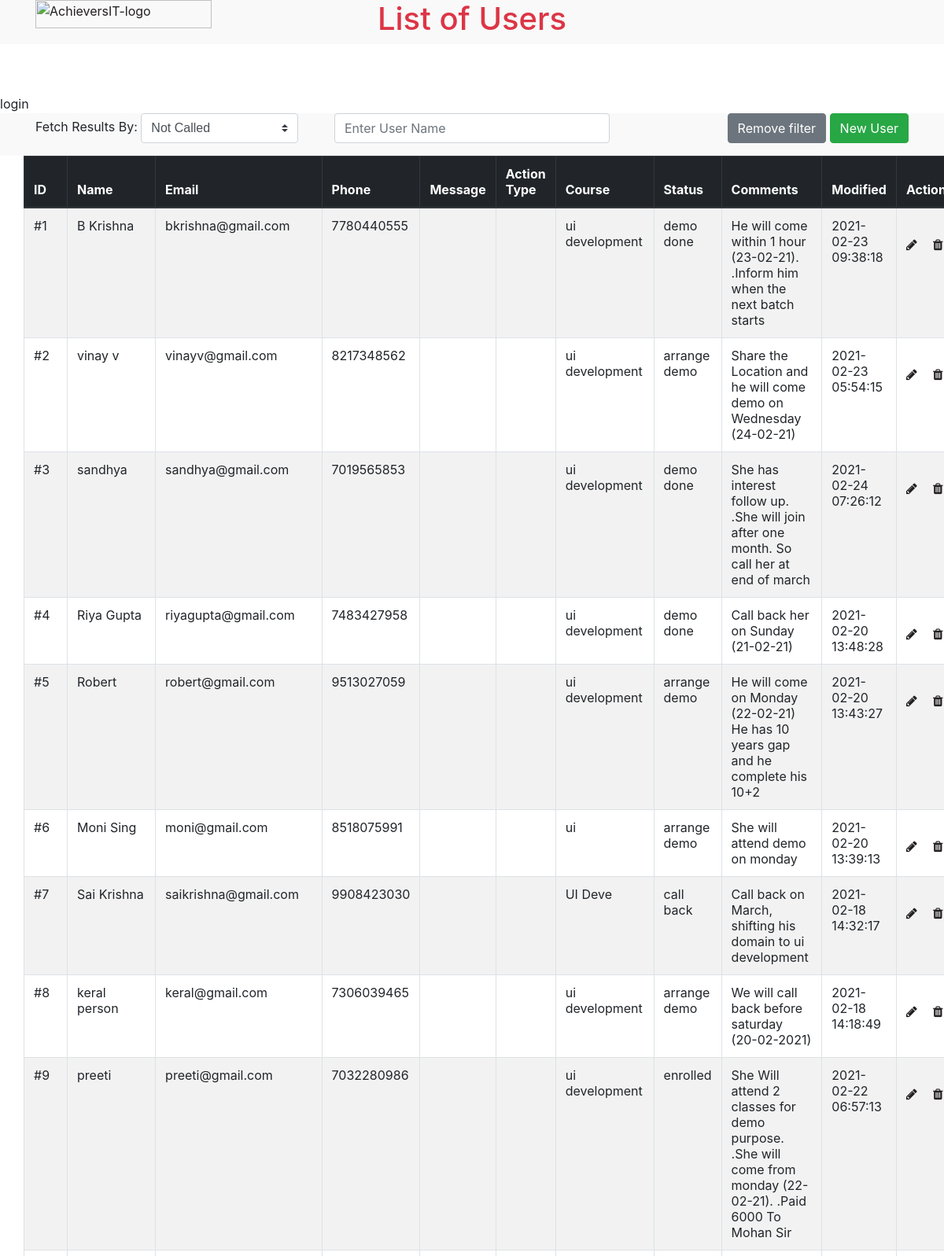
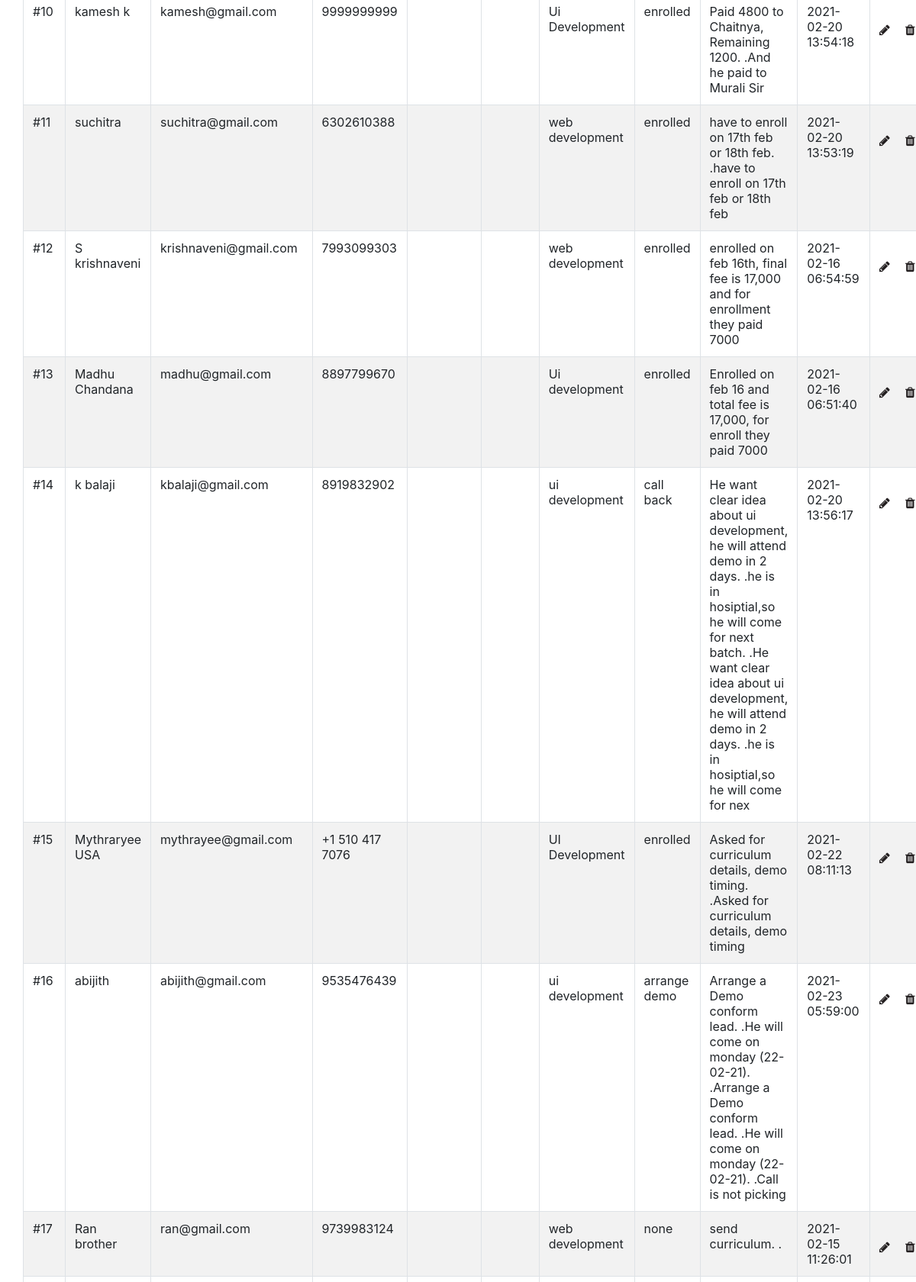
Screenshot of /main.php (upper part) with the database file from the repository (2 pictures, top to bottom).
### tables this page shows
CREATE TABLE `users` (
  `id` int(11) NOT NULL,
  `name` varchar(50) NOT NULL,
  `email` varchar(50) NOT NULL,
  `phone` varchar(15) NOT NULL,
  `message` varchar(50) DEFAULT NULL,
  `action_type` varchar(50) NOT NULL,
  `course_name` varchar(50) NOT NULL,
  `created` datetime NOT NULL,
  `modified` datetime NOT NULL,
  `status` varchar(50) DEFAULT 'none' COMMENT 'Call Back, Demo',
  `comments` varchar(255) DEFAULT 'none'
);

### DB.class.php (called while the page is built, shortened)
<?php
class DB{
    private $dbHost     = "localhost";
    private $dbUsername = "root";
    private $dbPassword = "";
    private $dbName     = "crud";
    public function __construct(){
        if(!isset($this->db)){
            $conn = new mysqli($this->dbHost, $this->dbUsername, $this->dbPassword, $this->dbName);
            if($conn->connect_error){
                die("Failed to connect with MySQL: " . $conn->connect_error);
            }else{
                $this->db = $conn;
            }
        }
    }
    public function getRows($table, $conditions = array()){
        $sql = 'SELECT ';
        $sql .= array_key_exists("select",$conditions)?$conditions['select']:'*';
        $sql .= ' FROM '.$table;
        if(array_key_exists("order_by",$conditions)){
            $sql .= ' ORDER BY '.$conditions['order_by'];
        }else{
            $sql .= ' ORDER BY id DESC ';
        }
        $result = $this->db->query($sql);
        if(array_key_exists("return_type",$conditions) && $conditions['return_type'] != 'all'){
            switch($conditions['return_type']){
                case 'count':
                    $data = $result->num_rows;
                    break;
                case 'single':
                    $data = $result->fetch_assoc();
                    break;
                default:
                    $data = '';
            }
        }else{
            if($result->num_rows > 0){
                while($row = $result->fetch_assoc()){
                    $data[] = $row;
                }
            }
        }
        return !empty($data)?$data:false;
    }
}

### main.php (the view, shortened to what this page needs)
<?php
require_once 'DB.class.php';
$db = new DB();
$users = $db->getRows('users');
?>
<!DOCTYPE html>
<html>
<head>
	<link rel="stylesheet" href="https://stackpath.bootstrapcdn.com/bootstrap/4.1.3/css/bootstrap.min.css">
    <link rel="stylesheet" href="css/main.css" />
    <link rel="stylesheet" href="https://cdnjs.cloudflare.com/ajax/libs/font-awesome/4.7.0/css/font-awesome.css" />
</head>
<body>
<header class="header">
        <div class="container">
            <div class="row">
                <div class="col-lg-4 col-md-3 col-sm-12">
                    <a href="#" class="Globeslogo"><img src="https://www.achieversit.com/assets/images/AIT-white.jpg" alt="AchieversIT-logo"
                            title="AchieversIT Training Institute" /></a>
                    <button class="navbar-toggler collapsed" type="button" data-toggle="collapse"
                        data-target="#navbarSupportedContent" aria-controls="navbarSupportedContent"
                        aria-expanded="false" aria-label="Toggle navigation">
                    </button>
                </div>
                <div class="col-lg-4  text-center col-sm-12">
                    <h1 class="text-danger">List of Users</h1>
                </div>
                <div class="col-lg-4  col-sm-12"></div>
             </div>
            </div>
    </header>
    <div class="search-bar-div">
    <div class="container ">
        <div class="row">
                <div class="col-md-4">
                    <label id="ab">Fetch Results By:</label>
    <select class="custom-select" style="width:200px;" id="fetchval" name="fetchby" >
                        <option value="none">Not Called</option>
</select>
</div>
<div class="col-md-4">
         <div class="form-group search-bar">
        <div class="input-grop">
        <input type="text" name="search_text" id="search_text" placeholder="Enter User Name" class="form-control"/>
        </div>
    </div>
    <br/>
</div>
     <div class="col-md-4">
                     <div class="float-right" >
                <button  id="removeFilter" class="btn btn-secondary">Remove filter</button>
                <a href="javascript:void(0);" class="btn btn-success" data-type="add" data-toggle="modal" data-target="#modalUserAddEdit"><i class="plus"></i> New User</a>
            </div>
        </div>
</div>
</div>
    </div>
<div class="container">
    <div class="row">
        <div id="table-container">
        <table class="table table-striped table-bordered">
            <thead class="thead-dark">
                <tr>
                    <th>ID</th>
                    <th>Name</th>
                    <th>Email</th>
                    <th>Phone</th>
                    <th>Message</th>
                    <th>Action Type</th>
                    <th>Course</th>
                    <th>Status</th>
                    <th>Comments</th>
                    <th>Modified</th>
                    <th>Action</th>
                </tr>
            </thead>
            <tbody id="userData">
                <?php if(!empty($users)){
                    $counter=1;
                    foreach($users as $row){
                ?>
                <tr>
                    <td><?php echo '#'.$counter; ?></td>
                    <td><?php echo $row['name']; ?></td>
                    <td><?php echo $row['email']; ?></td>
                    <td><?php echo $row['phone']; ?></td>
                    <td><?php echo $row['message']; ?></td>
                    <td><?php echo $row['action_type']; ?></td>
                    <td><?php echo $row['course_name']; ?></td>
                    <td><?php echo $row['status']; ?></td>
                    <td><?php echo $row['comments']; ?></td>
                    <td><?php echo $row['modified']; ?></td>
                    <td>
                    <div class="mt-4">
                        <a href="javascript:void(0);"  rowID="<?php echo $row['id']; ?>" data-type="edit" data-toggle="modal" data-target="#modalUserAddEdit"><i class="fa fa-pencil" aria-hidden="true"></i></a>
                        <a href="javascript:void(0);"  onclick="return confirm('Are you sure to delete data?')?userAction('delete', '<?php echo $row['id']; ?>'):false;"><i class=" ml-3 fa fa-trash" aria-hidden="true"></i></a>
                      </div>
                    </td>
                </tr>
                <?php
                        $counter++;
                    }
                    }else{
                ?>
                <tr><td colspan="5">No user(s) found...</td></tr>
                <?php } ?>
            </tbody>
        </table>
    </div>
</div>
</div>
</body>
</html>

### css/main.css (style rules this page uses)
body { margin-top: 120px; }
.header { z-index: 3; }
.header { position: fixed; left: 0; right: 0; background: #f9f9f9; top: 0; }
.Globeslogo img { width: 80% !important; }
a { color: #231f20; -webkit-transition: color 0.3s, background-color 0.3s; -moz-transition: color 0.3s, background-color 0.3s; -o-transition: color 0.3s, background-color 0.3s; transition: color 0.3s, background-color 0.3s; -webkit-transition: all 0.5s cubic-bezier(0.215, 0.61, 0.355, 1); -moz-transition: all 0.5s cubic-bezier(0.215, 0.61, 0.355, 1); -o-transition: all 0.5s cubic-bezier(0.215, 0.61, 0.355, 1); transition: all 0.5s cubic-bezier(0.215, 0.61, 0.355, 1); outline: 0; }
.custom-select { position: relative; font-family: Arial; }
.container { max-width: 95%; }
.form-group.search-bar { width: 100% !important; }
.search-bar-div { position: sticky; top: 110px; background: #f9f9f9; }

### main.php (style rules this page uses)
.form-group { display: inline-block; flex-wrap: wrap; width: 48%; }

### rows the page displays
users: name "B Krishna", email "bkrishna@gmail.com", phone "7780440555", course_name "ui development", status "demo done", comments "He will come within 1 hour (23-02-21). .Inform him when the next batch starts", modified "2021-02-23 09:38:18"
users: name "vinay v", email "vinayv@gmail.com", phone "8217348562", course_name "ui development", status "arrange demo", comments "Share the Location and he will come demo on Wednesday (24-02-21)", modified "2021-02-23 05:54:15"
users: name "sandhya", email "sandhya@gmail.com", phone "7019565853", course_name "ui development", status "demo done", comments "She has interest follow up. .She will join after one month. So call her at end of march", modified "2021-02-24 07:26:12"
users: name "Riya Gupta", email "riyagupta@gmail.com", phone "7483427958", course_name "ui development", status "demo done", comments "Call back her on Sunday (21-02-21)", modified "2021-02-20 13:48:28"
users: name "Robert", email "robert@gmail.com", phone "9513027059", course_name "ui development", status "arrange demo", comments "He will come on Monday (22-02-21) He has 10 years gap and he complete his 10+2", modified "2021-02-20 13:43:27"
users: name "Moni Sing", email "moni@gmail.com", phone "8518075991", course_name "ui", status "arrange demo", comments "She will attend demo on monday", modified "2021-02-20 13:39:13"
users: name "Sai Krishna", email "saikrishna@gmail.com", phone "9908423030", course_name "UI Deve", status "call back", comments "Call back on March, shifting his domain to ui development", modified "2021-02-18 14:32:17"
users: name "keral person", email "keral@gmail.com", phone "7306039465", course_name "ui development", status "arrange demo", comments "We will call back before saturday (20-02-2021)", modified "2021-02-18 14:18:49"
users: name "preeti", email "preeti@gmail.com", phone "7032280986", course_name "ui development", status "enrolled", comments "She Will attend 2 classes for demo purpose. .She will come from monday (22-02-21). .Paid 6000 To Mohan Sir", modified "2021-02-22 06:57:13"
users: name "kamesh k", email "kamesh@gmail.com", phone "9999999999", course_name "Ui Development", status "enrolled", comments "Paid 4800 to Chaitnya, Remaining 1200. .And he paid to Murali Sir", modified "2021-02-20 13:54:18"
users: name "suchitra", email "suchitra@gmail.com", phone "6302610388", course_name "web development", status "enrolled", comments "have to enroll on 17th feb or 18th feb. .have to enroll on 17th feb or 18th feb", modified "2021-02-20 13:53:19"
users: name "S krishnaveni", email "krishnaveni@gmail.com", phone "7993099303", course_name "web development", status "enrolled", comments "enrolled on feb 16th, final fee is 17,000 and for enrollment they paid 7000", modified "2021-02-16 06:54:59"
users: name "Madhu Chandana", email "madhu@gmail.com", phone "8897799670", course_name "Ui development", status "enrolled", comments "Enrolled on feb 16 and total fee is 17,000, for enroll they paid 7000", modified "2021-02-16 06:51:40"
users: name "k balaji", email "kbalaji@gmail.com", phone "8919832902", course_name "ui development", status "call back", comments "He want clear idea about ui development, he will attend demo in 2 days. .he is in hosiptial,so he will come for next batch. .He want clear idea about ui development, he will attend demo in 2 days. .he is in hosiptial,so he will come for nex", modified "2021-02-20 13:56:17"
users: name "Mythraryee USA", email "mythrayee@gmail.com", phone "+1 510 417 7076", course_name "UI Development", status "enrolled", comments "Asked for curriculum details, demo timing. .Asked for curriculum details, demo timing", modified "2021-02-22 08:11:13"
users: name "abijith", email "abijith@gmail.com", phone "9535476439", course_name "ui development", status "arrange demo", comments "Arrange a Demo conform lead. .He will come on monday (22-02-21). .Arrange a Demo conform lead. .He will come on monday (22-02-21). .Call is not picking", modified "2021-02-23 05:59:00"
users: name "Ran brother", email "ran@gmail.com", phone "9739983124", course_name "web development", status "none", comments "send curriculum. .", modified "2021-02-15 11:26:01"
